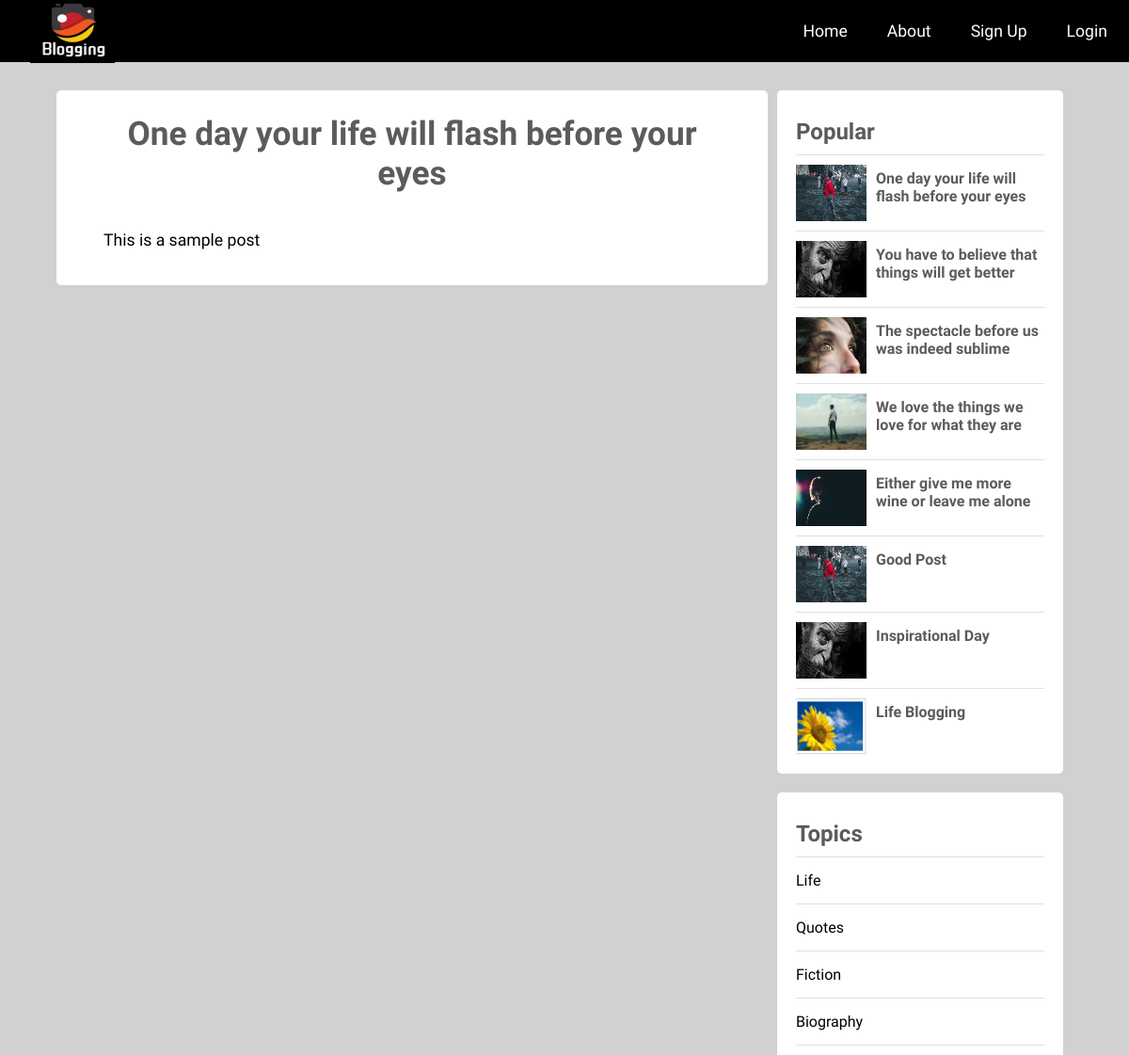
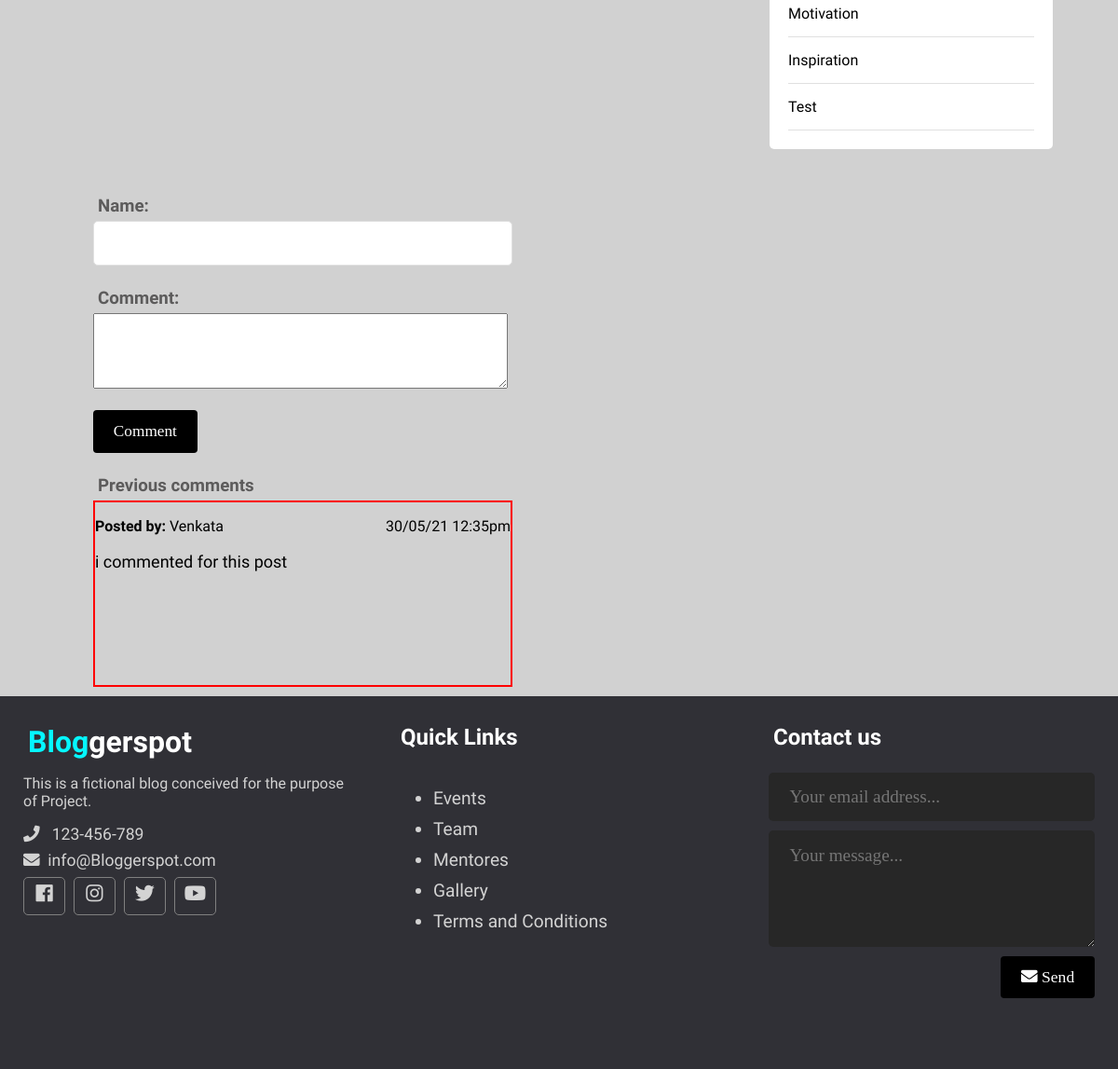
/single.php?id=13, run on the app's committed database (2 pictures, top to bottom).
### tables this page shows
CREATE TABLE `posts` (
  `id` int(11) NOT NULL,
  `user_id` int(11) NOT NULL,
  `topic_id` int(11) DEFAULT NULL,
  `title` varchar(255) NOT NULL,
  `image` varchar(255) NOT NULL,
  `body` text NOT NULL,
  `published` tinyint(4) NOT NULL,
  `created_at` datetime NOT NULL DEFAULT current_timestamp()
);

CREATE TABLE `topics` (
  `id` int(11) NOT NULL,
  `name` varchar(100) NOT NULL,
  `description` text NOT NULL
);

CREATE TABLE `comment` (
  `id` int(11) NOT NULL,
  `name` varchar(20) NOT NULL,
  `comment` text NOT NULL,
  `post_id` int(11) NOT NULL,
  `time` text NOT NULL
);

### app/database/db.php (called while the page is built, shortened)
<?php
require('connect.php');
function executeQuery($sql, $data)
{
    global $conn;
    $stmt = $conn->prepare($sql);
    $values = array_values($data);
    $types = str_repeat('s', count($values));
    $stmt->bind_param($types, ...$values);
    $stmt->execute();
    return $stmt;
}
function selectAll($table, $conditions = [])
{
    global $conn;
    $sql = "SELECT * FROM $table";
    if (empty($conditions)) {
        $stmt = $conn->prepare($sql);
        $stmt->execute();
        $records = $stmt->get_result()->fetch_all(MYSQLI_ASSOC);
        return $records;
    } else {
        $i = 0;
        foreach ($conditions as $key => $value) {
            if ($i === 0) {
                $sql = $sql . " WHERE $key=?";
            } else {
                $sql = $sql . " AND $key=?";
            }
            $i++;
        }
        $stmt = executeQuery($sql, $conditions);
        $records = $stmt->get_result()->fetch_all(MYSQLI_ASSOC);
        return $records;
    }
}
function selectOne($table, $conditions)
{
    $sql = "SELECT * FROM $table";
    $i = 0;
    foreach ($conditions as $key => $value) {
        if ($i === 0) {
            $sql = $sql . " WHERE $key=?";
        } else {
            $sql = $sql . " AND $key=?";
        }
        $i++;
    }
    $sql = $sql . " LIMIT 1";
    $stmt = executeQuery($sql, $conditions);
    $records = $stmt->get_result()->fetch_assoc();
    return $records;
}

### app/controllers/posts.php (called while the page is built, shortened)
<?php
include(ROOT_PATH . "/app/database/db.php");
$table = 'posts';
$topics = selectAll('topics');
$posts = selectAll($table);

### single.php (the view, shortened to what this page needs)
<?php include(ROOT_PATH . '/app/controllers/posts.php');
if (isset($_GET['id'])) {
  $post = selectOne('posts', ['id' => $_GET['id']]);
}
$topics = selectAll('topics');
$posts = selectAll('posts', ['published' => 1]);
$comments = selectAll('comment',['post_id' => $post['id']]);
?>
<!DOCTYPE html>
<html lang="en">
<head>
  <link rel="stylesheet" href="https://use.fontawesome.com/releases/v5.7.2/css/all.css"
>
  <link rel="stylesheet" href="assets/css/style.css">
</head>
<body>
  <?php include(ROOT_PATH . "/app/includes/header.php"); ?>
  <div class="page-wrapper">
    <div class="content clearfix">
      <div class="main-content-wrapper">
        <div class="main-content single">
          <h1 class="post-title"><?php echo $post['title']; ?></h1>
          <div class="post-content">
            <?php echo html_entity_decode($post['body']); ?>
          </div>
        </div>
      </div>
      <div class="sidebar single">
        <div class="section popular">
          <h2 class="section-title">Popular</h2>
          <?php foreach ($posts as $p): ?>
            <div class="post clearfix">
              <img src="<?php echo BASE_URL . '/assets/images/' . $p['image']; ?>" alt="">
                <h4><a href="single.php?id=<?php echo $p['id']; ?>"><?php echo $p['title'] ?></a></h4>
            </div>
          <?php endforeach; ?>
        </div>
        <div class="section topics">
          <h2 class="section-title">Topics</h2>
          <ul>
            <?php foreach ($topics as $topic): ?>
              <li><a href="<?php echo BASE_URL . '/index.php?t_id=' . $topic['id'] . '&name=' . $topic['name'] ?>"><?php echo $topic['name']; ?></a></li>
            <?php endforeach; ?>
          </ul>
        </div>
      </div>
    </div>
    <div class="comment-section">
      <form method="POST" action="comment.php">
      <h3>Name:</h3>
      <input type="text" class="text-input" name="comment-name"> <br>
      <h3>Comment:</h3>
      <textarea name="comment" class="comment-com" cols="53" rows="5"></textarea> <br> <br>
      <input type="submit" name="login-btn" class="btn btn-big" value="Comment" ><br> <br>
      <h3>Previous comments</h3>
      </form>
         <div class="show-comments">
         <?php foreach ($comments as $c): ?>
         <p> <strong>Posted by:</strong> <?php echo $c['name']; ?><span style="float:right"> <?php echo date("j/m/y g:ia",strtotime($c['time']))?></span></p>
         <p class="comment-body"><?php echo $c['comment']?></p>
         <?php endforeach;?>
         </div>
    </div>
  </div>
  <?php include(ROOT_PATH . "/app/includes/footer.php"); ?>
</body>
</html>

### assets/css/style.css (style rules this page uses)
* { box-sizing: border-box }
html, body { height: 100%; padding: 0px; margin: 0px; background-color: rgb(209 209 209); font-family: 'Acme'; }
h1, h2, h3, h4, h5, h6 { font-family: 'Trade winds'; color: #5c5b5b; margin: 5px; }
a { text-decoration: none; color: inherit; }
.clearfix::after { content: ''; display: block; clear: both; }
.btn { padding: 0.5rem 1rem; background: #000000; color: white; border: 1px solid transparent; border-radius: 0.25rem; font-size: 1.08em; font-family: 'Lora', serif; }
.btn-big { padding: 0.7rem 1.3rem; line-height: 1.3rem; }
.text-input { padding: .7rem 1rem; display: block; width: 100%; border-radius: 5px; border: 1px solid #e0e0e0; outline: none; color: #444; line-height: 1.5rem; font-size: 1.2em; font-family: 'Lora', serif; }
.page-wrapper { min-height: 100%; }
.content { width: 90%; margin: 30px auto 30px; }
.content .main-content { width: 70%; float: left; }
.content .main-content.single { background: white; padding: 20px 50px; font-size: 1.1em; border-radius: 5px; }
.content .main-content.single .post-title { text-align: center; margin-bottom: 40px; }
.content .popular .post { border-top: 1px solid #e0e0e0; margin-top: 10px; padding-top: 10px; }
.content .popular .post img { height: 60px; width: 75px; float: left; margin-right: 10px; }
.content .sidebar { width: 30%; float: left; }
.content .sidebar.single { padding: 0px 10px; }
.content .sidebar .section { background: white; padding: 20px; border-radius: 5px; margin-bottom: 20px; }
.content .sidebar .section .section-title { margin: 10px 0px 10px 0px; }
.content .sidebar .section.topics ul { margin: 0px; padding: 0px; list-style: none; border-top: 1px solid #e0e0e0; }
.content .sidebar .section.topics ul li a { display: block; padding: 15px 0px 15px 0px; border-bottom: 1px solid #e0e0e0; transition: all 0.3s; }
.comment-body { font-size: large; }

### single.php (style rules this page uses)
.comment-section { position: relative; margin-left: 100px; width:450px; margin-bottom:10px; }
.show-comments { border:2px solid red; height:200px; overflow-y:scroll; }

### data on the page
posts: title "One day your life will flash before your eyes", body "This is a sample post", image (picture)
posts: image (picture), title "You have to believe that things will get better"
posts: image (picture), title "The spectacle before us was indeed sublime"
posts: image (picture), title "We love the things we love for what they are"
posts: image (picture), title "Either give me more wine or leave me alone"
posts: image (picture), title "Good Post"
posts: image (picture), title "Inspirational Day"
posts: image (picture), title "Life Blogging"
topics: name "Life"
topics: name "Quotes"
topics: name "Fiction"
topics: name "Biography"
topics: name "Motivation"
topics: name "Inspiration"
topics: name "Test"
comment: name "Venkata", time "30/05/21 12:35pm", comment "i commented for this post"
